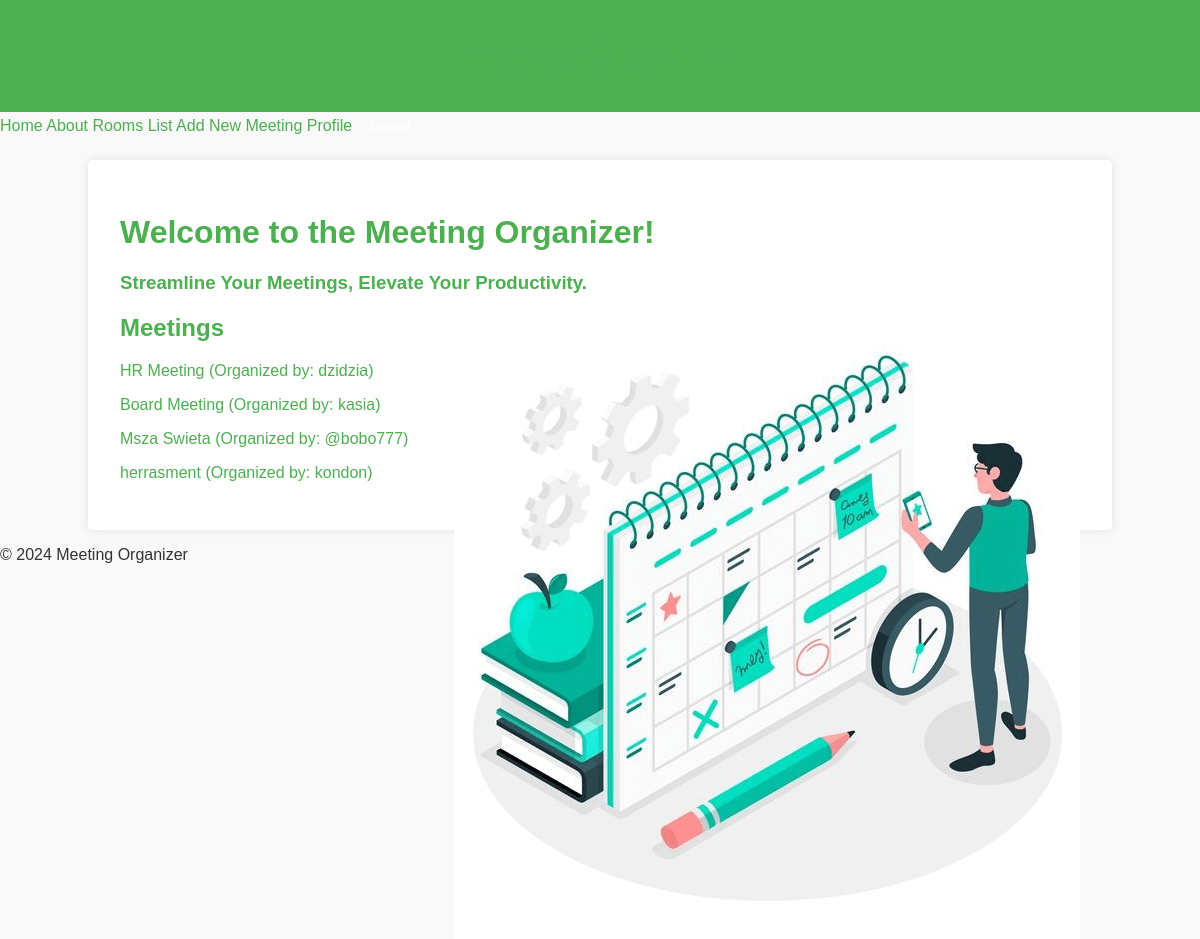
Screenshot of / (signed in) with the database file from the repository.
### meetings/models.py (models this page shows, shortened)
class Meeting(models.Model):
    title = models.CharField(max_length=100)
    date = models.DateField()
    start_time = models.TimeField(default=time(9))
    duration = models.IntegerField(default=1)  # Duration in hours
    room = models.ForeignKey(Room, on_delete=models.CASCADE)
    created_by = models.ForeignKey(User, on_delete=models.CASCADE)

### website/views.py (the view)
# urls.py: path('', welcome, name="welcome"),
def welcome(request):
    return render(request, "website/welcome.html", {"meetings": Meeting.objects.all()})

### website/templates/website/welcome.html
{% extends 'base.html' %}
{% load static %}
{% block content %}
    <h1>Welcome to the Meeting Organizer!</h1>
    <h3>Streamline Your Meetings, Elevate Your Productivity.</h3>
    <img src="{% static 'website/Meeting_Organizer.png' %}" class="calendar-image" alt="Calendar">
    <h2>Meetings</h2>
    <ul>
        {% for meeting in meetings %}
        <li>
            <a href="{% url 'detail' meeting.id %}">
                {{ meeting.title }} (Organized by: {{ meeting.created_by.username }})
            </a>
        </li>
        {% endfor %}
    </ul>
{% endblock %}

### website/static/website/style.css (style rules this page uses)
body { font-family: sans-serif; color: #333; background-color: #f9f9f9; margin: 0; padding: 0; }
.calendar-image { float: right; margin-left: 20px; height: auto; }
h1, h2, h3 { color: #4CAF50; }
ul { list-style-type: none; padding: 0; }
li { margin: 1em 0; }
a { color: #4CAF50; text-decoration: none; }

### rows the page displays
Meeting: title "HR Meeting", created_by.username "dzidzia"
Meeting: title "Board Meeting", created_by.username "kasia"
Meeting: title "Msza Swieta", created_by.username "@bobo777"
Meeting: title "herrasment", created_by.username "kondon"
